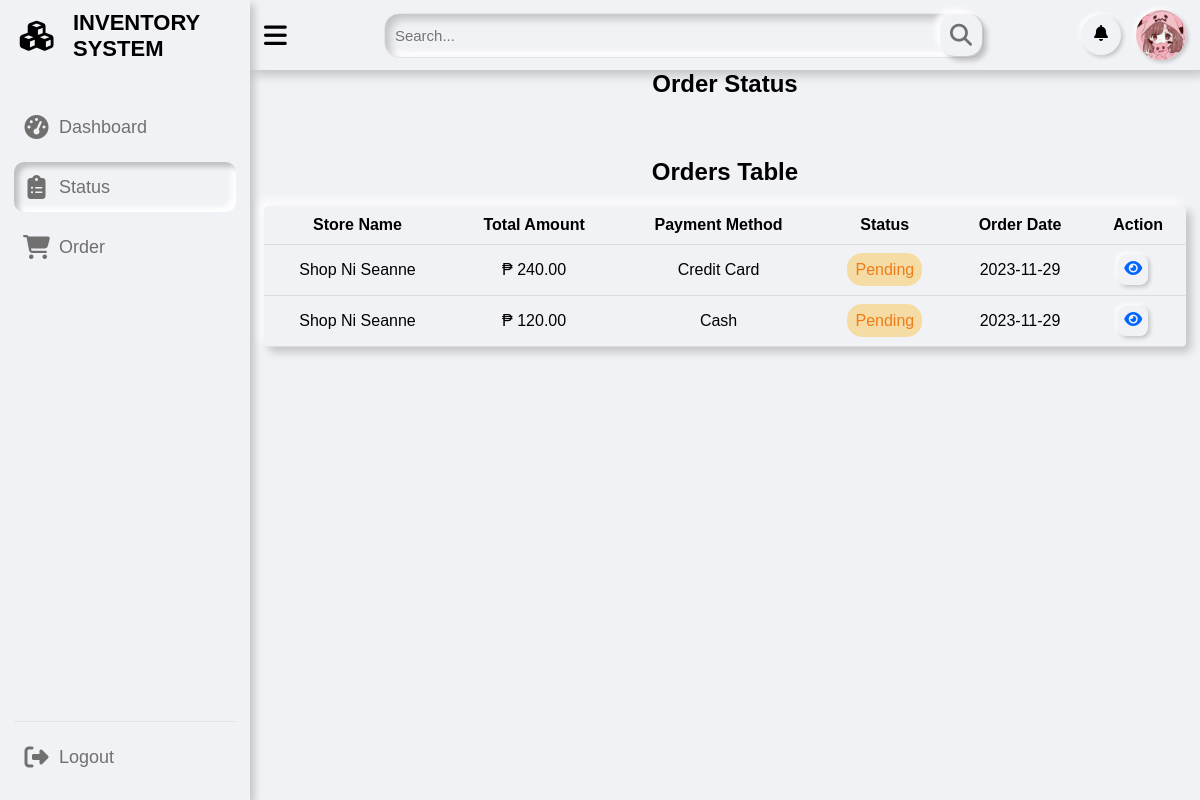
The page /pages/store_owner_order_status.php (signed in) on the database as committed earlier.
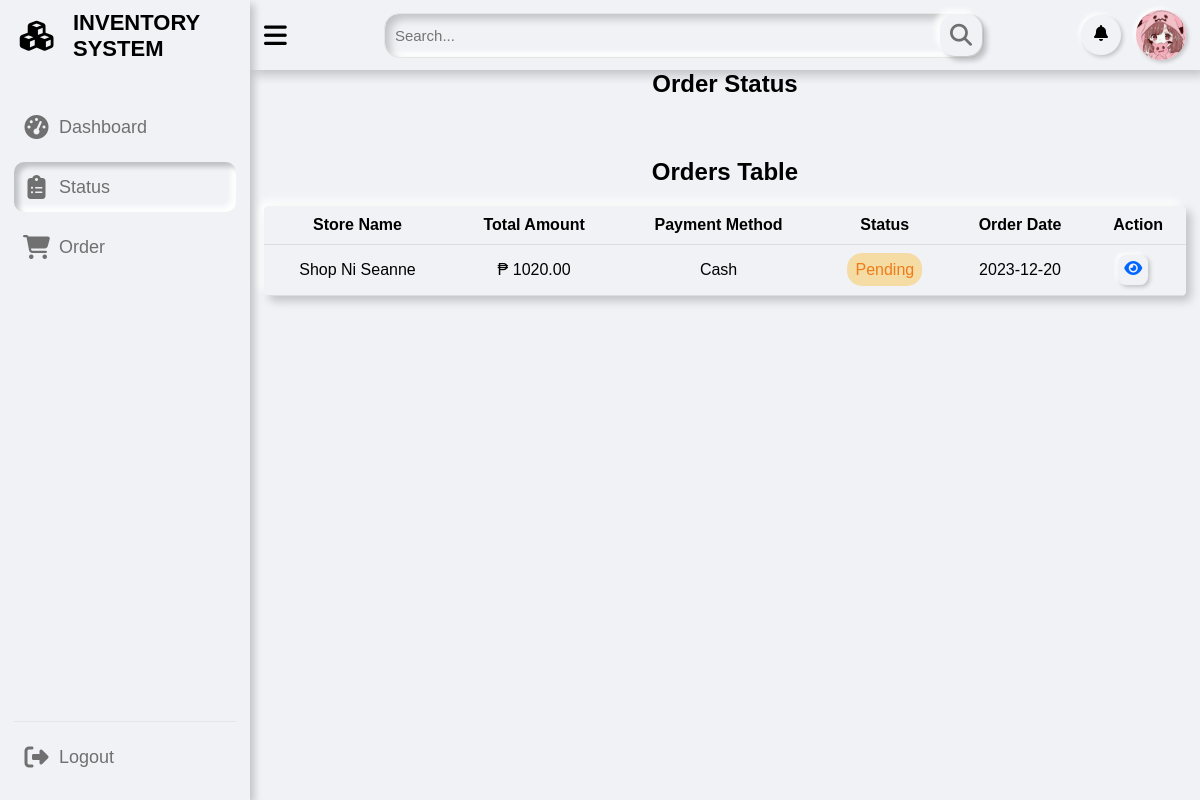
The same page on the database as committed later.
### tables this page shows
CREATE TABLE `orders` (
  `order_id` int(11) NOT NULL,
  `store_id` int(11) NOT NULL,
  `total_amount` decimal(10,2) NOT NULL,
  `payment_method_id` int(11) NOT NULL,
  `payment_status_id` int(11) NOT NULL DEFAULT 2,
  `order_date` date NOT NULL
);

CREATE TABLE `store` (
  `store_id` int(11) NOT NULL,
  `user_id` int(11) DEFAULT NULL,
  `store_name` varchar(255) NOT NULL,
  `store_address` varchar(255) NOT NULL,
  `store_email` varchar(255) NOT NULL,
  `store_phone` varchar(255) NOT NULL
);

CREATE TABLE `payment_method` (
  `method_id` int(11) NOT NULL,
  `method` varchar(20) NOT NULL
);

CREATE TABLE `payment_status` (
  `status_id` int(11) NOT NULL,
  `status` varchar(20) NOT NULL
);

### pages/store_owner_order_status.php (the view, shortened to what this page needs)
<?php
if (isset($_SESSION['id']) && isset($_SESSION['username']) && $_SESSION['role'] === 'Store Owner') {
    include "../includes/store_sidebar.php";
    include "../includes/topbar.php";
?>
    <div class="dash-content">
        <div class="header">
            <h1>Order Status</h1>
        </div>
    </div>
    <div class="order-table-div">
        <h2>Orders Table</h2>
        <table class="order-table">
            <thead>
                <tr>
                    <th>Store Name</th>
                    <th>Total Amount</th>
                    <th>Payment Method</th>
                    <th>Status</th>
                    <th>Order Date</th>
                    <th>Action</th>
                </tr>
            </thead>
            <tbody>
                <?php
                $store_id = $_SESSION['id'];
                $orderQuery = "SELECT s.store_name, o.total_amount, pm.method, ps.status, o.order_date, o.store_id, o.payment_method_id, o.payment_status_id, o.order_id
                FROM orders o
                INNER JOIN payment_method pm ON o.payment_method_id = pm.method_id
                INNER JOIN payment_status ps ON o.payment_status_id = ps.status_id
                INNER JOIN store s ON o.store_id = s.store_id
                WHERE o.store_id = :store_id";
                $orderStmt = $pdo->prepare($orderQuery);
                $orderStmt->bindParam(':store_id', $store_id, PDO::PARAM_INT);
                $orderStmt->execute();
                if ($orderStmt->rowCount() > 0) {
                    while ($orderRow = $orderStmt->fetch(PDO::FETCH_ASSOC)) {
                ?>
                        <tr>
                            <td><?php echo $orderRow['store_name']; ?></td>
                            <td>
                                <p>₱ <?php echo $orderRow['total_amount']; ?></p>
                            </td>
                            <td><?php echo $orderRow['method']; ?></td>
                            <td><span class="status"><?php echo $orderRow['status']; ?></span></td>
                            <td><?php echo $orderRow['order_date']; ?></td>
                            <td><a href="#" onclick='openViewOrderPopup(<?php echo $orderRow["order_id"]; ?>)' class="view"><i class="fa-solid fa-eye"></i></a></td>
                        </tr>
                <?php
                    }
                } else {
                    echo '<tr><td colspan="6">No orders found.</td></tr>';
                }
                ?>
            </tbody>
        </table>
    </div>
<?php
    include "../includes/footbar.php";
} else {
    header("Location: ../index.php?error=Access Error");
    exit();
}
?>

Rows that differ between the two databases and show on the page:
removed orders: store.store_name "Shop Ni Seanne", total_amount "240.00", payment_method.method "Credit Card", payment_status.status "Pending", order_date "2023-11-29"
removed orders: store.store_name "Shop Ni Seanne", total_amount "120.00", payment_method.method "Cash", payment_status.status "Pending", order_date "2023-11-29"
added orders: store.store_name "Shop Ni Seanne", total_amount "1020.00", payment_method.method "Cash", payment_status.status "Pending", order_date "2023-12-20"
